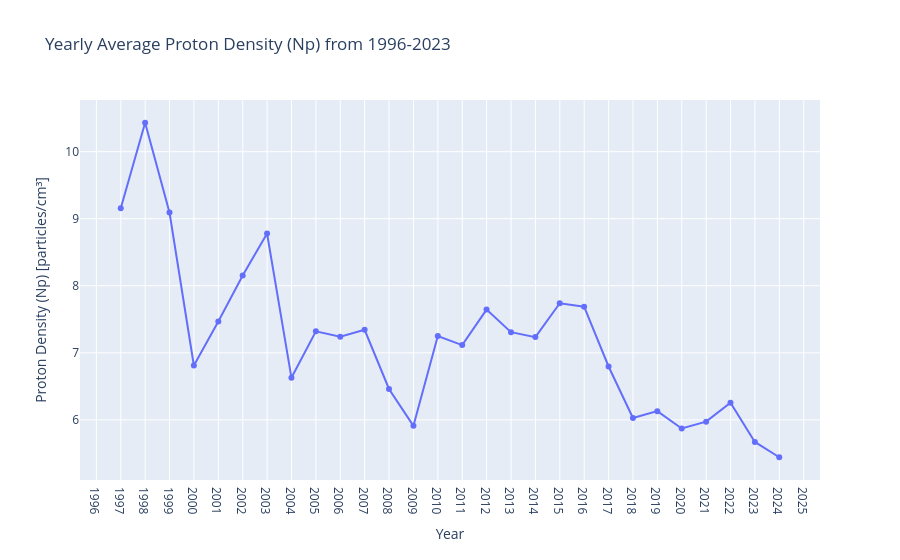

Write notebook code for a chart like this one.
### Code cell
import plotly.express as px

# Subsample your data to yearly averages for the interactive plot
yearly_avg = df['Np'].resample('Y').mean().reset_index()

# Plotting
fig = px.line(yearly_avg, x='datetime', y='Np', title='Yearly Average Proton Density (Np) from 1996-2023',
              labels={'Np': 'Proton Density (Np) [particles/cm³]', 'datetime': 'Year'})
fig.update_traces(mode='lines+markers')
fig.update_xaxes(
    dtick="M12",  # This ensures ticks every 12 months (i.e., every year)
    tickformat="%Y",  # Format the ticks to show only the year
    tickmode='linear'  # Ensure linear spacing of ticks
)
fig.show()

### Figure 1 — Plotly figure (JSON) as saved in the notebook; plotly's stock layout.template omitted (floating-point values rounded to 4 significant figures)
{"data": [{"hovertemplate": "Year=%{x}<br>Proton Density (Np) [particles/cm³]=%{y}<extra></extra>", "legendgroup": "", "line": {"color": "#636efa", "dash": "solid"}, "marker": {"symbol": "circle"}, "mode": "lines+markers", "name": "", "orientation": "v", "showlegend": false, "type": "scatter", "x": ["1996-12-31T00:00:00", "1997-12-31T00:00:00", "1998-12-31T00:00:00", "1999-12-31T00:00:00", "2000-12-31T00:00:00", "2001-12-31T00:00:00", "2002-12-31T00:00:00", "2003-12-31T00:00:00", "2004-12-31T00:00:00", "2005-12-31T00:00:00", "2006-12-31T00:00:00", "2007-12-31T00:00:00", "2008-12-31T00:00:00", "2009-12-31T00:00:00", "2010-12-31T00:00:00", "2011-12-31T00:00:00", "2012-12-31T00:00:00", "2013-12-31T00:00:00", "2014-12-31T00:00:00", "2015-12-31T00:00:00", "2016-12-31T00:00:00", "2017-12-31T00:00:00", "2018-12-31T00:00:00", "2019-12-31T00:00:00", "2020-12-31T00:00:00", "2021-12-31T00:00:00", "2022-12-31T00:00:00", "2023-12-31T00:00:00"], "xaxis": "x", "y": [9.157, 10.43, 9.092, 6.811, 7.467, 8.154, 8.779, 6.63, 7.32, 7.239, 7.344, 6.461, 5.911, 7.25, 7.115, 7.645, 7.308, 7.234, 7.74, 7.687, 6.796, 6.027, 6.13, 5.872, 5.974, 6.257, 5.671, 5.443], "yaxis": "y"}], "layout": {"autosize": true, "legend": {"tracegroupgap": 0}, "title": {"text": "Yearly Average Proton Density (Np) from 1996-2023"}, "xaxis": {"anchor": "y", "autorange": true, "domain": [0, 1], "dtick": "M12", "range": ["1995-04-26 02:18:13.046", "2025-09-05 21:41:46.954"], "tickformat": "%Y", "tickmode": "linear", "title": {"text": "Year"}, "type": "date"}, "yaxis": {"anchor": "x", "autorange": true, "domain": [0, 1], "range": [5.031, 10.84], "title": {"text": "Proton Density (Np) [particles/cm³]"}, "type": "linear"}}}
